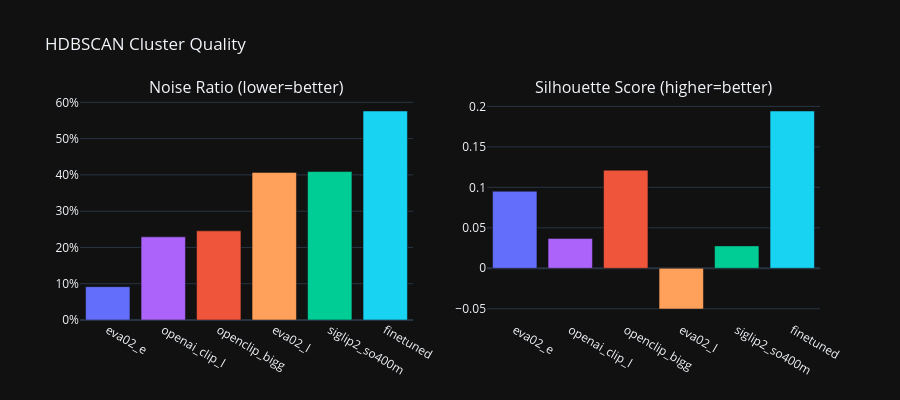

Notebook code cell kept with this figure:
### Code cell
fig = make_subplots(rows=1, cols=2, subplot_titles=["Noise Ratio (lower=better)", "Silhouette Score (higher=better)"])

colors = [MODEL_INFO.get(m, {}).get("color", "gray") for m in df_cluster["model"]]

fig.add_trace(
    go.Bar(x=df_cluster["model"], y=df_cluster["noise_ratio"], marker_color=colors, showlegend=False),
    row=1, col=1
)
fig.add_trace(
    go.Bar(x=df_cluster["model"], y=df_cluster["silhouette"], marker_color=colors, showlegend=False),
    row=1, col=2
)

fig.update_layout(title="HDBSCAN Cluster Quality", height=400)
fig.update_yaxes(tickformat=".0%", row=1, col=1)
fig.show()

### Figure 1 — Plotly figure (JSON) as saved in the notebook; plotly's stock layout.template omitted (floating-point values rounded to 4 significant figures)
{"data": [{"marker": {"color": ["#636EFA", "#AB63FA", "#EF553B", "#FFA15A", "#00CC96", "#19D3F3"]}, "showlegend": false, "x": ["eva02_e", "openai_clip_l", "openclip_bigg", "eva02_l", "siglip2_so400m", "finetuned"], "y": [0.09192, 0.2292, 0.2458, 0.4069, 0.4092, 0.5762], "type": "bar", "xaxis": "x", "yaxis": "y"}, {"marker": {"color": ["#636EFA", "#AB63FA", "#EF553B", "#FFA15A", "#00CC96", "#19D3F3"]}, "showlegend": false, "x": ["eva02_e", "openai_clip_l", "openclip_bigg", "eva02_l", "siglip2_so400m", "finetuned"], "y": [0.09521, 0.03694, 0.1212, -0.0503, 0.02768, 0.1944], "type": "bar", "xaxis": "x2", "yaxis": "y2"}], "layout": {"xaxis": {"anchor": "y", "domain": [0.0, 0.45]}, "yaxis": {"anchor": "x", "domain": [0.0, 1.0], "tickformat": ".0%"}, "xaxis2": {"anchor": "y2", "domain": [0.55, 1.0]}, "yaxis2": {"anchor": "x2", "domain": [0.0, 1.0]}, "annotations": [{"font": {"size": 16}, "showarrow": false, "text": "Noise Ratio (lower=better)", "x": 0.225, "xanchor": "center", "xref": "paper", "y": 1.0, "yanchor": "bottom", "yref": "paper"}, {"font": {"size": 16}, "showarrow": false, "text": "Silhouette Score (higher=better)", "x": 0.775, "xanchor": "center", "xref": "paper", "y": 1.0, "yanchor": "bottom", "yref": "paper"}], "title": {"text": "HDBSCAN Cluster Quality"}, "height": 400}}
